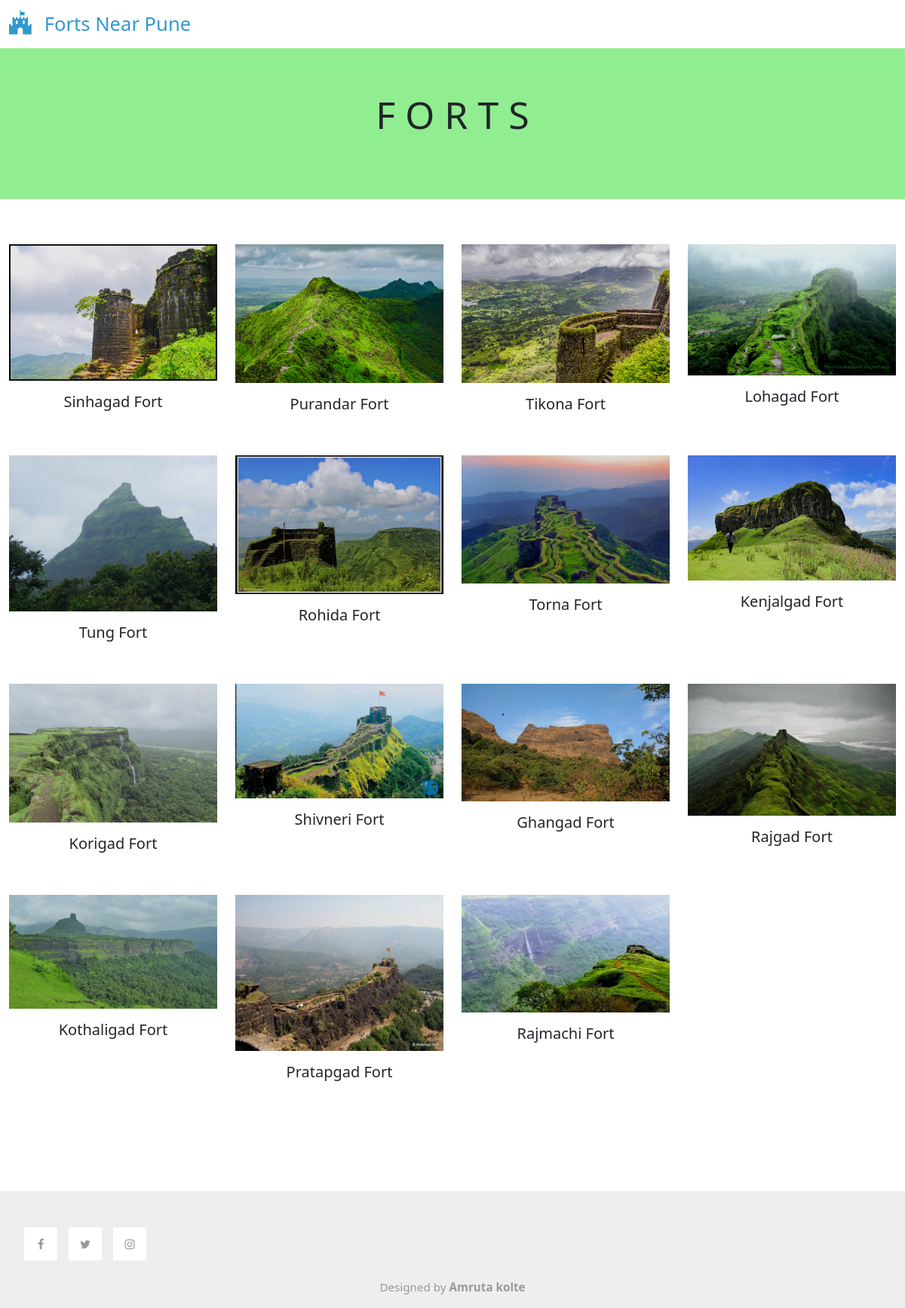
The page /forts/ on the database its author committed.
### fort/models.py (models this page shows, shortened)
class fort(models.Model):
    f_id = models.AutoField(primary_key=True)
    name = models.CharField(max_length=100)
    img = models.ImageField(upload_to='pics')
    add = models.CharField(max_length=255)
    add3d = models.CharField(max_length=255)
    info = models.TextField()

### fort/views.py (the view)
# urls.py: path('forts/',views.forts,name='forts'),
def forts(request):
    kille = fort.objects.all()
    return render(request,'fort.html', {'kille': kille})

### templates/fort.html (shortened to what this page needs)
{% load static %}
<html lang="en">
<head>
    <link rel="stylesheet" href="{% static 'css/bootstrap.min.css' %}">
    <link rel="stylesheet" href="{% static 'css/all.min.css' %}">
    <link rel="stylesheet" href="{% static 'css/templatemo-style.css' %}">
	<link rel='stylesheet' href='https://cdnjs.cloudflare.com/ajax/libs/font-awesome/4.7.0/css/font-awesome.min.css'>
	<link rel='stylesheet' href='https://cdnjs.cloudflare.com/ajax/libs/font-awesome/4.7.0/css/font-awesome.min.css'>
</head>
<body>
    <nav class="navbar navbar-expand-lg">
        <div class="container-fluid">
            <a class="navbar-brand" href="">
                <i class="fa fa-fort-awesome mr-2" aria-hidden="true"></i>
                Forts Near Pune
            </a>
        </div>
    </nav>
    <div class="tm-hero d-flex justify-content-center align-items-center" style="background-color:lightgreen" data-parallax="scroll">
        <form>
            <h2 style="font-size:50px">
			    <span>F</span>
		    	<span>O</span>
	    		<span>R</span>
    			<span>T</span>
			    <span>S</span>
		    </h2>
        </form>
    </div>
    <div class="container-fluid tm-container-content tm-mt-60">
        <div class="row tm-mb-90 tm-gallery">
        {% for fort1 in kille %}
			<div class="col-xl-3 col-lg-4 col-md-6 col-sm-6 col-12 mb-5">
                <figure class="effect-ming tm-video-item">
                    <img src="{{fort1.img.url}}" alt="Image" class="img-fluid">
                    <figcaption class="d-flex align-items-center justify-content-center">
                    </figcaption>
                </figure>
                <center>
                    <h5>{{fort1.name}}</h5>
                </center>
            </div>
        {% endfor %}
        </div>
    </div>
    <footer class="tm-bg-gray pt-5 pb-3 tm-text-gray tm-footer">
                <div class="tm-social-links">
					<ul class="d-flex">
                        <li class="mb-2"><a href="https://www.facebook.com/nikhil.sanap.520/"><i class="fa fa-facebook"></i></a></li>
                        <li class="mb-2"><a href="https://twitter.com/NikhilSanap10?t=sOW_jasFcF7ij0FuYwhwCw&s=09"><i class="fa fa-twitter"></i></a></li>
                        <li class="mb-2"><a href="https://www.instagram.com/nikhil_sanap_007/"><i class="fa fa-instagram"></i></a></li>
                    </ul>
                </div>
				<div class="text-center">
                    Designed by <a class="tm-text-gray" rel="sponsored" target="_parent"><b>Amruta kolte</b></a>
                </div>
    </footer>
</body>
</html>

### static/css/templatemo-style.css (style rules this page uses)
a { text-decoration: none; transition: all 0.3s ease; }
.container-fluid { max-width: 1770px; }
.navbar-brand { color: #3399CC; font-size: 1.6rem; }
.navbar-brand i { font-size: 2rem; }
.tm-hero { min-height: 200px; background: transparent; }
.tm-mt-60 { margin-top: 60px; }
.tm-mb-90 { margin-bottom: 90px; }
.tm-bg-gray { background-color: #EEEEEE; }
p, .tm-text-gray { color: #999; }
.tm-video-item { position: relative; overflow: hidden; text-align: center; cursor: pointer; }
.tm-video-item img { position: relative; display: block; min-height: 100%; max-width: 100%; opacity: 0.8; }
.tm-video-item figcaption { padding: 2em; color: #fff; text-transform: uppercase; font-size: 1.25em; -webkit-backface-visibility: hidden; backface-visibility: hidden; }
.tm-video-item figcaption::before, .tm-video-item figcaption::after { pointer-events: none; }
.tm-video-item figcaption, .tm-video-item figcaption > a { position: absolute; top: 0; left: 0; width: 100%; height: 100%; }
figure.effect-ming { background: #030c17; }
figure.effect-ming img { opacity: 0.9; -webkit-transition: opacity 0.35s; transition: opacity 0.35s; }
figure.effect-ming figcaption::before { position: absolute; top: 30px; right: 30px; bottom: 30px; left: 30px; border: 2px solid #fff; box-shadow: 0 0 0 30px rgba(255,255,255,0.2); content: ''; opacity: 0; -webkit-transition: opacity 0.35s, -webkit-transform 0.35s; transition: opacity 0.35s, transform 0.35s; -webkit-transform: scale3d(1.4,1.4,1); transform: scale3d(1.4,1.4,1); }
.tm-social-links li { list-style: none; margin-right: 15px; }
.tm-social-links li:last-child { margin-right: 0; }
.tm-social-links li a { color: #999999; width: 44px; height: 44px; display: flex; background-color: #fff; align-items: center; justify-content: center; }
.tm-footer { font-size: 0.95rem; }

### rows shown on the page
fort: img (picture), name "Sinhagad Fort"
fort: img (picture), name "Purandar Fort"
fort: img (picture), name "Tikona Fort"
fort: img (picture), name "Lohagad Fort"
fort: img (picture), name "Tung Fort"
fort: img (picture), name "Rohida Fort"
fort: img (picture), name "Torna Fort"
fort: img (picture), name "Kenjalgad Fort"
fort: img (picture), name "Korigad Fort"
fort: img (picture), name "Shivneri Fort"
fort: img (picture), name "Ghangad Fort"
fort: img (picture), name "Rajgad Fort"
fort: img (picture), name "Kothaligad Fort"
fort: img (picture), name "Pratapgad Fort"
fort: img (picture), name "Rajmachi Fort"
